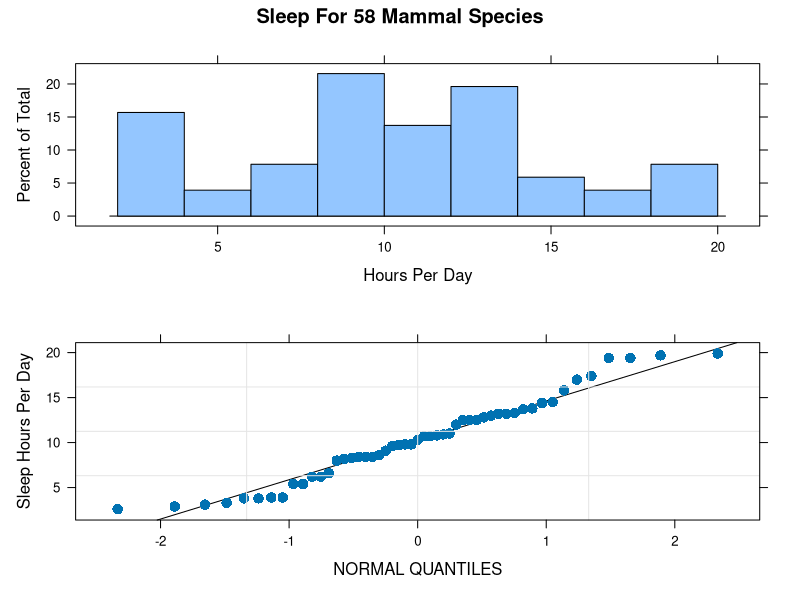
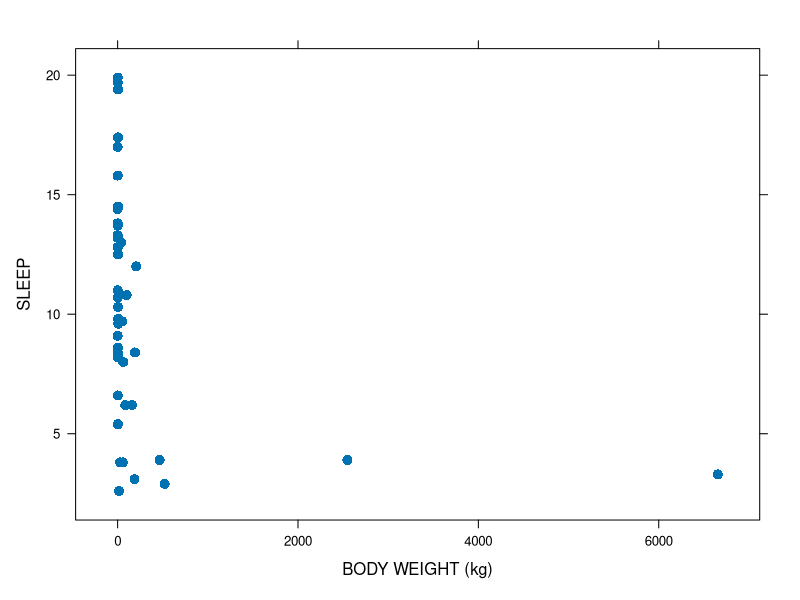
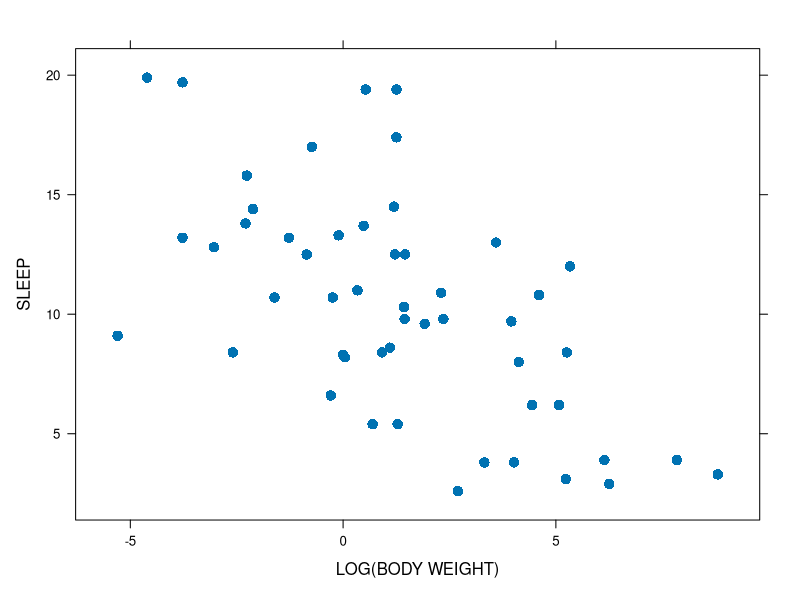
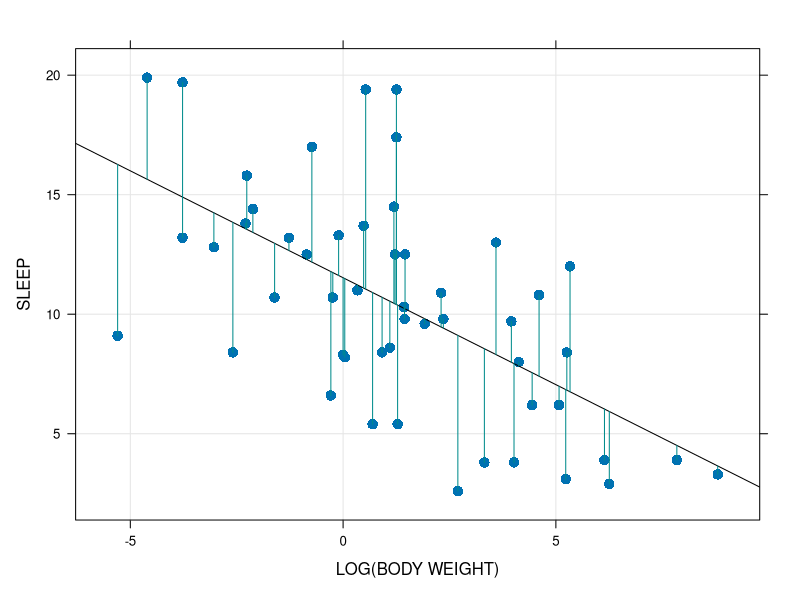
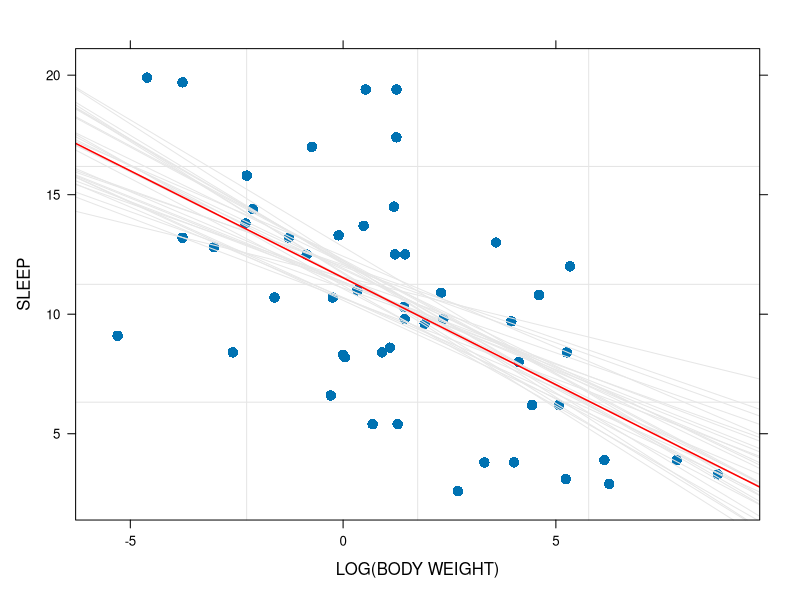
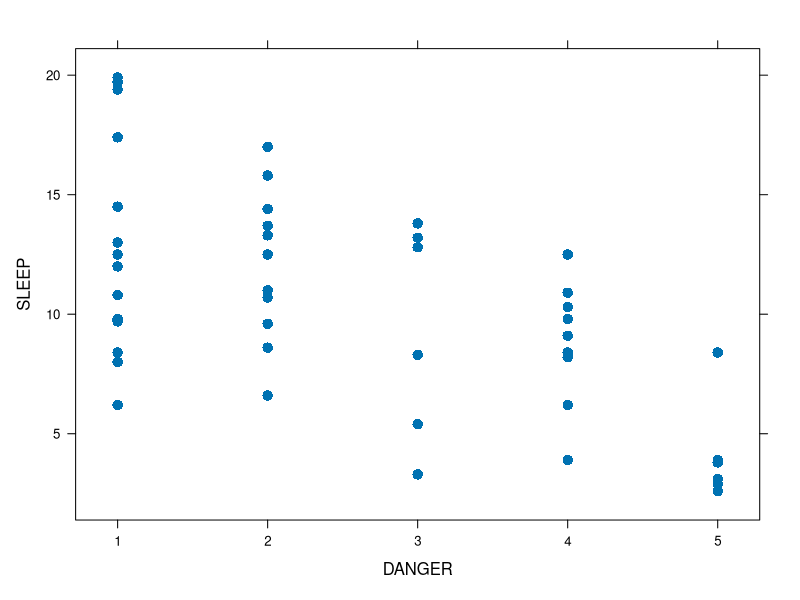
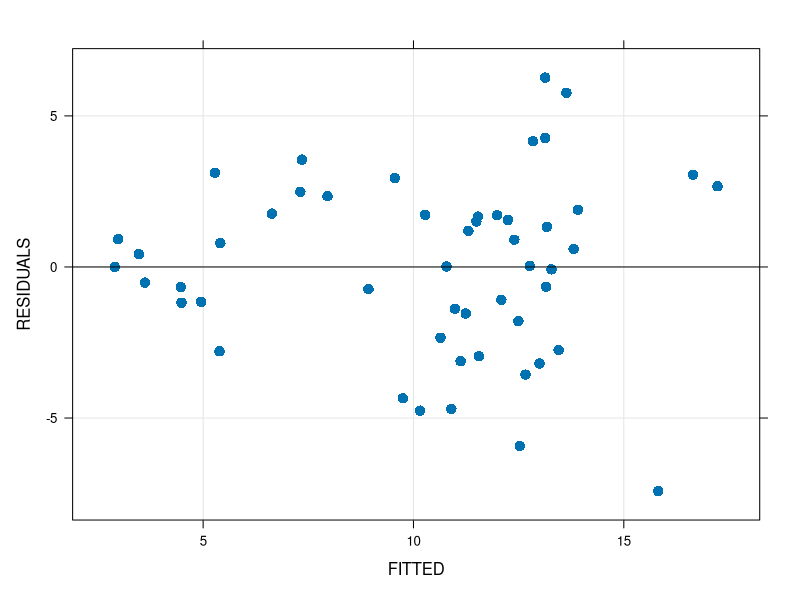
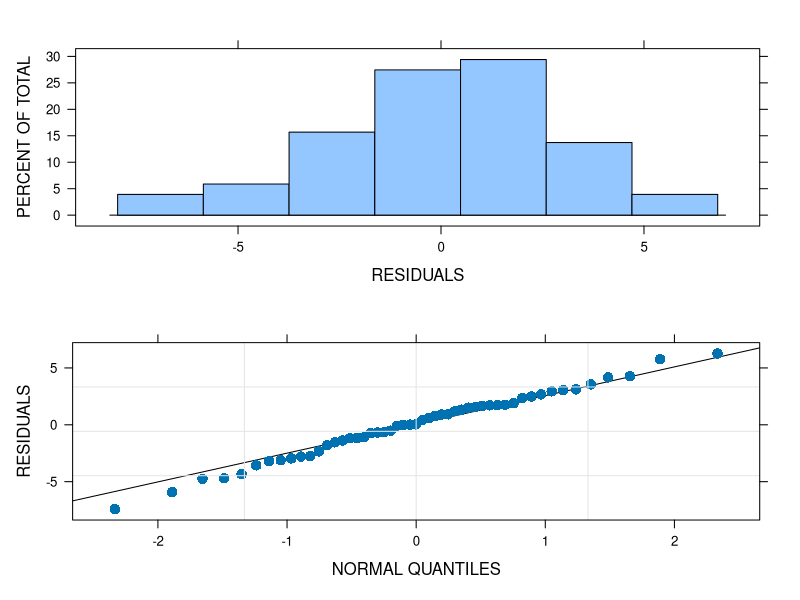

Write the R code that produced these figures, in order.
library(lattice)
library(MASS)

myDir <- './Figures'

# Read in the data -- your csv file will be different.
sleep <- read.csv('sleep1.csv', row.names = 1)

dim(sleep)
names(sleep)

# Change variable name 'sleepExposure' to 'exposure' for simplicity
names(sleep)[names(sleep) == 'sleepExposure'] <-
                                          'exposure'
names(sleep)

# Count NAs
nNAs <- sapply(is.na(sleep), sum)
nNAs <- apply(is.na(sleep), 2, sum)

# Remove variables 'slowWaveSleep' and 'dreamSleep'
keepNames <- setdiff(names(sleep),
                     c('dreamSleep', 'slowWaveSleep'))
# Remove all samples (rows) with NAs
keepRow <- apply(!is.na(sleep[, keepNames]), 1, all)
sleep <- sleep[keepRow, keepNames]
dim(sleep)

# Show the first 20 samples (species) in 5 variables, with 1 digit round-off 
round(sleep[1:20, c('sleep', 'body', 'brain', 'predation', 'danger')], 1)

# Compute quantiles of some variables in newX and allX
newX <- c('brain', 'life', 'gestation', 'predation','exposure')
allX <- c(newX[1:3], 'body', newX[4:5], 'danger')
round(sapply(sleep[, allX], quantile, na.rm = TRUE), 1)


# Histogram of sleep and QQ plot for normality check
png(file = paste(myDir,'sleepNoX.png', sep ='/'),width = 400, height = 400)
#histogram(~sSleep, data = sleep, subset = !is.na(totalSleep),
#          breaks = 12,
#          xlab = 'Hours Per Day', main = 'Sleep For 58 Mammal Species')
p1 <- histogram(~sleep, data = sleep, subset = !is.na(sleep),
		breaks = 12,
                xlab = 'Hours Per Day', main = 'Sleep For 58 Mammal Species')
p2 <- qqmath(~sleep, data = sleep, subset = !is.na(sleep), distribution = qnorm,
       pch = 16, cex = 1.25, xlab = 'NORMAL QUANTILES', ylab = 'Sleep Hours Per Day',
       panel = function(x, ...) {
         panel.qqmathline(x, ...)
         panel.qqmath(x, ...)
         panel.grid()
       }
       )
print(p1, position = c(0, .49, 1, 1), more = TRUE)
print(p2, position = c(0, 0, 1, .51))
graphics.off()

# Compute mean and variance for variable sleep
b0 <- mean(sleep$sleep)
s2 <- var(sleep$sleep)


# Plot of sleep against body weight: far from being linear relationship.
png(file = paste(myDir,'sleepBody.png', sep ='/'), width = 500, height = 500)
xyplot(sleep ~ body, data = sleep, xlab = 'BODY WEIGHT (kg)', ylab = 'SLEEP',
       pch = 16, cex = 1.2)
graphics.off()

# Regression of sleep on body weight, despite of nonlinearityS.
z0 <- lm(sleep ~ body, data = sleep)
summary(z0)
# Note that the coefficient of body weight is statistically significant.

# Plot of sleep against log(body weight).
png(file = paste(myDir,'sleepLogBody.png', sep='/'), width = 500, height = 500)
xyplot(sleep ~ log(body), data = sleep, xlab = 'LOG(BODY WEIGHT)', ylab = 'SLEEP',
       pch = 16, cex = 1.25)
graphics.off()


# Regress sleep on log(body weight).
z1 <- lm(sleep ~ log(body), data = sleep)
summary(z1)
# Estimate the mean sleep for body weights of 1 and 100 kg. 
# Column 'lwr' and 'upr' gives 0.95 confidence interval in t-statistics
predict(z1, interval = 'prediction', newdata = data.frame(body = c(1, 100)))

# Plot sleep vs log(body weight) with regression line and 'residuals'.
png(file = paste(myDir,'sleepLogBodyWeight.png', sep='/'),
    width = 450, height = 450)
xyplot(sleep ~ log(body), data = sleep, xlab = 'LOG(BODY WEIGHT)', ylab = 'SLEEP',
       panel = function(x, y, ...) {
         panel.grid(h = -1, v = -1)
         panel.xyplot(x, y, pch = 16, cex = 1.25)
         panel.lmline(x, y)
         z1 <- lm(sleep ~ log(body), data = sleep)
         ind = order(x)[1:3]
         panel.segments(x, y, x, z1$fitted.values,
                        col = 'cyan4')
       }
       )
graphics.off()

# Simulate to evaluate the uncertainty in the regression
# function b0 + b1 * X
# First get covariance matrix of regression coefficients
# for sleep vs log(body).
z1Summary <- summary(z1)
z1Correlation <- z1Summary$sigma^2 *
                 z1Summary$cov.unscaled

# Simulate 30 regression lines from the approximate
# distrib of the coefficients.
simEstimates <- mvrnorm(30, z1$coefficients,
                        z1Correlation)

# Plot the simulated regression lines.
png(file = paste(myDir,'sleepBodyRegSim.png',sep='/'),
    width = 350, height = 350)
xyplot(sleep ~ log(body), data = sleep, xlab = 'LOG(BODY WEIGHT)', ylab = 'SLEEP',
       panel = function(x, y, ...) {
         panel.grid()
         panel.xyplot(x, y, cex = 1.25, pch = 16)
          for (i in 1:nrow(simEstimates)) {
           panel.abline(simEstimates[i, ], col = gray(.9))
         }
         panel.abline(z1$coefficients, col = 'red', lwd = 1.5)
 
       }
       )
graphics.off()

# Plot sleep against danger.
png(file = paste(myDir,'sleepDanger.png',sep='/'), width = 400, height = 400)
xyplot(sleep ~ danger, data = sleep, xlab = 'DANGER', ylab = 'SLEEP',
       pch = 16, cex = 1.25)
graphics.off()

# Regress sleep on both log(body weight) and danger.
z2 <- lm(sleep ~ log(body) + danger, data = sleep)
summary(z2)

# Plot residuals vs fitted.
png(file = paste(myDir,'sleepBodyDangerResVFit.png', sep='/'))
xyplot(residuals ~ fitted.values, data = z2, xlab = 'FITTED', ylab = 'RESIDUALS',
       pch = 16, cex = 1.25,
       panel = function(x, y, ...) {
         panel.grid(h = -1, v = -1)
         panel.xyplot(x, y, ...)
         panel.abline(h = 0)
       }
       )
graphics.off()


# Check normality of residuals.
png(file = paste(myDir,'sleepBodyDangerResiduals.png', sep='/'),
    width = 350, height = 650)
p1 <- histogram(~residuals, data = z2,
                xlab = 'RESIDUALS', ylab = 'PERCENT OF TOTAL')
p2 <- qqmath(~residuals, data = z2, distribution = qnorm,
       pch = 16, cex = 1.25, xlab = 'NORMAL QUANTILES', ylab = 'RESIDUALS',
       panel = function(x, ...) {
         panel.qqmathline(x, ...)
         panel.qqmath(x, ...)
         panel.grid()
       }
       )
print(p1, position = c(0, .49, 1, 1), more = TRUE)
print(p2, position = c(0, 0, 1, .51))
graphics.off()

# Get estimated coefficients for regression of sleep on log(body) and danger.
summary(z2)


# Get confidence interval for the mean
newBody <- rep(c(.1, 1, 10, 100), 2)
newDanger <- rep(c(1, 5), each = 4)
ciMean <- predict(z2, interval = 'confidence',
                  newdata = data.frame(body = newBody, danger = newDanger))
ciMean <- cbind(newBody, newDanger, ciMean)
colnames(ciMean) <- c('body', 'danger', 'estimate', 'lower', 'upper')
round(ciMean, 1)

# Get confidence interval to predict the sleep for a species not in the data.
ciPred <- predict(z2, interval = 'prediction',
                  newdata = data.frame(body = newBody, danger = newDanger))
ciPred <- cbind(newBody, newDanger, ciPred)
colnames(ciPred) <- c('body', 'danger', 'estimate', 'lower', 'upper')
round(ciPred, 1)
ci <- cbind(ciMean, ciPred[, 4:5])
round(ci, 1)


# Plotting y vs more than one predictor.
png(file = paste(myDir,'sleepBodyDanger.png',sep='/'),
    width = 850, height = 250)
xyplot(sleep ~ log(body) | factor(danger), data = sleep,
       pch = 16, cex = 1.25,
              xlab = 'LOG(BODY)', ylab = 'SLEEP',
      main = 'SLEEP VS Log(BODY) As A Function Of DANGER',
       layout = c(5, 1),
       panel = function(x, y, subscripts, ...) {
         panel.grid(h = -1, v = -1)
         panel.xyplot(x, y, ...)
       })
graphics.off()

# Adding the original regression line in each plot.
png(file = paste(myDir,'sleepBodyDangerNoInt.png',sep='/'),
    width = 850, height = 250)
xyplot(sleep ~ log(body) | factor(danger), data = sleep,
       pch = 16, cex = 1.25,
       xlab = 'LOG(BODY)', ylab = 'SLEEP',
      main = 'Regression of Sleep on Log Body and Danger',
       layout = c(5, 1),
       panel = function(x, y, subscripts, ...) {
         panel.grid(h = -1, v = -1)
         panel.xyplot(x, y, ...)
         panel.abline(z2$coef[1] +
                 z2$coef[3] * sleep$danger[subscripts][1],
                      z2$coef[2])
       })
graphics.off()

# Show the uncertainty when there are more predictors.
nsim <- 30
z2Summary <- summary(z2)
z2Correlation <-  z2Summary$sigma^2 *
                    z2Summary$cov.unscaled
sim2Estimates <- mvrnorm(nsim, z2$coefficients,
                         z2Correlation)

png(file = paste(myDir,'sleepBodyDangerUncertainty.png',sep='/'),
    width = 850, height = 250)
xyplot(sleep ~ log(body) | factor(danger), data = sleep,
       pch = 16, cex = 1.25,
       xlab = 'LOG(BODY)', ylab = 'SLEEP',
      main = 'Regression of Sleep on Log Body and Danger',
       layout = c(5, 1),
       panel = function(x, y, subscripts, ...) {
         panel.grid(h = -1, v = -1)
         panel.xyplot(x, y, ...)
         for (i in 1:nsim) {
           panel.abline(sim2Estimates[i, 1] +
        sim2Estimates[i, 3] * sleep$danger[subscripts][1],
            sim2Estimates[i, 2],                          
                        col = gray(.9))
         }
         panel.abline(z2$coef[1] +
                 z2$coef[3] * sleep$danger[subscripts][1],
                      z2$coef[2], col =2, lwd = 1.5)
         
       })
graphics.off()

# Adding the original regression line and interaction
# lines in each panel.
# Interactions: slopes can be different for each level of danger
# Be cautious: adding interactions lead to a danger of overfitting 
png(file = paste(myDir,'sleepBodyDangerInt.png',sep='/'),
    width = 850, height = 250)
xyplot(sleep ~ log(body) | factor(danger), data = sleep,
       pch = 16, cex = 1.25,
       xlab = 'LOG(BODY)', ylab = 'SLEEP',
      main = 'Regression of Sleep on Log Body and Danger',
       layout = c(5, 1),
       panel = function(x, y, subscripts, ...) {
         panel.grid(h = -1, v = -1)
         panel.xyplot(x, y, ...)
         panel.abline(z2$coef[1] +
                 z2$coef[3] * sleep$danger[subscripts][1],
                      z2$coef[2])
         panel.lmline(x, y, col = 'magenta')
       })
graphics.off()

# Danger is nonparametric; additive effect on sleep.
sleep$dangerFactor <- factor(sleep$danger)
z2Nonp <- lm(sleep ~ log(body) + dangerFactor,
             data = sleep)
summary(z2Nonp)
z2Intercepts <- z2Nonp$coefficients[1] +
                c(0, z2Nonp$coefficients[3:6])

png(file = paste(myDir,'sleepBodyFactorDanger.png',sep='/'),
    width = 850, height = 250)
xyplot(sleep ~ log(body) | factor(danger), data = sleep,
       pch = 16, cex = 1.25,
       xlab = 'LOG(BODY)', ylab = 'SLEEP',
        layout = c(5, 1),
       panel = function(x, y, subscripts, ...) {
         panel.grid(h = -1, v = -1)
         panel.xyplot(x, y, ...)
         panel.abline(z2Intercepts[panel.number()],
                      z2$coefficients[2],
                      lwd = 1.25)         
       })
graphics.off()

# Danger as numeric: regression of sleep on log(body) and danger.
summary(z2)

# Danger as a factor: regression of sleep on log(body) and factor(danger)
summary(z2Nonp)

# Nonparametric danger; interaction effect with log(body).
z2NonpInt <- lm(sleep ~ log(body) * dangerFactor,
                data = sleep)
coefs <- summary(z2NonpInt)$coefficients
round(coefs, 2)

z2Intercepts <- z2Nonp$coefficients[1] +
                c(0, z2Nonp$coefficients[3:6])

png(file = paste(myDir,'sleepBodyFactorDangerInt.png',sep='/'),
    width = 850, height = 250)
xyplot(sleep ~ log(body) | dangerFactor, data = sleep,
       pch = 16, cex = 1.25,
       xlab = 'LOG(BODY)', ylab = 'SLEEP',
        layout = c(5, 1),
       panel = function(x, y, subscripts, ...) {
         panel.grid(h = -1, v = -1)
         panel.xyplot(x, y, ...)
         panel.lmline(x,y, ...)         
       })
graphics.off()

